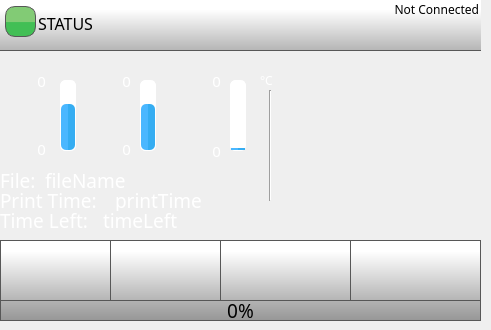
    <widget class="QWidget" name="homePage">
     <widget class="QPushButton" name="playPauseButton">
      <property name="geometry">
       <rect>
        <x>220</x>
        <y>240</y>
        <width>131</width>
        <height>61</height>
       </rect>
      </property>
      <property name="minimumSize">
       <size>
        <width>0</width>
        <height>0</height>
       </size>
      </property>
      <property name="font">
       <font>
        <family>Roboto</family>
       </font>
      </property>
      <property name="styleSheet">
       <string notr="true">QPushButton {
    border: 1px solid rgb(87, 87, 87);
	background-color: qlineargradient(spread:pad, x1:0, y1:1, x2:0, y2:0.188, stop:0 rgba(180, 180, 180, 255), stop:1 rgba(255, 255, 255, 255));
    
}

QPushButton:pressed {

    background-color: qlineargradient(x1: 0, y1: 0, x2: 0, y2: 1,
                                      stop: 0 #dadbde, stop: 1 #f6f7fa);
}

QPushButton:flat {
    border: none; /* no border for a flat push button */
}

QPushButton:default {
    border-color: navy; /* make the default button prominent */
}

QPushButton:focus {
	outline: none;
}</string>
      </property>
      <property name="text">
       <string/>
      </property>
      <property name="icon">
       <iconset>
        <normaloff>templates/img/play-button.png</normaloff>
        <normalon>templates/img/pause-button.png</normalon>templates/img/play-button.png</iconset>
      </property>
      <property name="iconSize">
       <size>
        <width>30</width>
        <height>30</height>
       </size>
      </property>
      <property name="checkable">
       <bool>true</bool>
      </property>
      <property name="checked">
       <bool>false</bool>
      </property>
      <property name="autoDefault">
       <bool>false</bool>
      </property>
      <property name="default">
       <bool>false</bool>
      </property>
      <property name="flat">
       <bool>false</bool>
      </property>
     </widget>
     <widget class="QPushButton" name="stopButton">
      <property name="geometry">
       <rect>
        <x>350</x>
        <y>240</y>
        <width>131</width>
        <height>61</height>
       </rect>
      </property>
      <property name="minimumSize">
       <size>
        <width>0</width>
        <height>0</height>
       </size>
      </property>
      <property name="font">
       <font>
        <family>Roboto</family>
       </font>
      </property>
      <property name="styleSheet">
       <string notr="true">QPushButton {
    border: 1px solid rgb(87, 87, 87);

	background-color: qlineargradient(spread:pad, x1:0, y1:1, x2:0, y2:0.188, stop:0 rgba(180, 180, 180, 255), stop:1 rgba(255, 255, 255, 255));
}

QPushButton:pressed {
    background-color: qlineargradient(x1: 0, y1: 0, x2: 0, y2: 1,
                                      stop: 0 #dadbde, stop: 1 #f6f7fa);
}

QPushButton:flat {
    border: none; /* no border for a flat push button */
}

QPushButton:default {
    border-color: navy; /* make the default button prominent */
}

QPushButton:focus {
	outline: none;
}</string>
      </property>
      <property name="text">
       <string/>
      </property>
      <property name="icon">
       <iconset>
        <normaloff>templates/img/video-player-stop-button.png</normaloff>templates/img/video-player-stop-button.png</iconset>
      </property>
      <property name="iconSize">
       <size>
        <width>25</width>
        <height>25</height>
       </size>
      </property>
     </widget>
     <widget class="Line" name="line">
      <property name="geometry">
       <rect>
        <x>260</x>
        <y>90</y>
        <width>20</width>
        <height>111</height>
       </rect>
      </property>
      <property name="orientation">
       <enum>Qt::Vertical</enum>
      </property>
     </widget>
     <widget class="QLabel" name="tool0Label">
      <property name="geometry">
       <rect>
        <x>10</x>
        <y>98</y>
        <width>31</width>
        <height>31</height>
       </rect>
      </property>
      <property name="font">
       <font>
        <family>Gotham Medium</family>
        <pointsize>14</pointsize>
        <weight>50</weight>
        <bold>false</bold>
        <underline>false</underline>
        <strikeout>false</strikeout>
       </font>
      </property>
      <property name="styleSheet">
       <string notr="true">
   color:  white;</string>
      </property>
      <property name="text">
       <string/>
      </property>
      <property name="pixmap">
       <pixmap>templates/img/Nozzle.png</pixmap>
      </property>
      <property name="scaledContents">
       <bool>true</bool>
      </property>
     </widget>
     <widget class="QLabel" name="FileNameLabel">
      <property name="geometry">
       <rect>
        <x>0</x>
        <y>170</y>
        <width>61</width>
        <height>21</height>
       </rect>
      </property>
      <property name="font">
       <font>
        <family>Gotham</family>
        <pointsize>14</pointsize>
        <weight>50</weight>
        <bold>false</bold>
       </font>
      </property>
      <property name="styleSheet">
       <string notr="true">color: rgb(255, 255, 255);</string>
      </property>
      <property name="text">
       <string>File:</string>
      </property>
     </widget>
     <widget class="QLabel" name="printTimeLabel">
      <property name="geometry">
       <rect>
        <x>0</x>
        <y>190</y>
        <width>121</width>
        <height>21</height>
       </rect>
      </property>
      <property name="font">
       <font>
        <family>Gotham</family>
        <pointsize>14</pointsize>
        <weight>50</weight>
        <bold>false</bold>
       </font>
      </property>
      <property name="styleSheet">
       <string notr="true">color: rgb(255, 255, 255);</string>
      </property>
      <property name="text">
       <string>Print Time:</string>
      </property>
     </widget>
     <widget class="QLabel" name="fileName">
      <property name="geometry">
       <rect>
        <x>45</x>
        <y>170</y>
        <width>201</width>
        <height>21</height>
       </rect>
      </property>
      <property name="font">
       <font>
        <family>Gotham</family>
        <pointsize>14</pointsize>
       </font>
      </property>
      <property name="styleSheet">
       <string notr="true">color: rgb(255, 255, 255);
background-color: rgba(255, 255, 255, 0);</string>
      </property>
      <property name="text">
       <string>fileName</string>
      </property>
      <property name="scaledContents">
       <bool>true</bool>
      </property>
      <property name="wordWrap">
       <bool>false</bool>
      </property>
     </widget>
     <widget class="QLabel" name="printTime">
      <property name="geometry">
       <rect>
        <x>115</x>
        <y>190</y>
        <width>171</width>
        <height>21</height>
       </rect>
      </property>
      <property name="font">
       <font>
        <family>Gotham</family>
        <pointsize>14</pointsize>
       </font>
      </property>
      <property name="styleSheet">
       <string notr="true">color: rgb(255, 255, 255);
background-color: rgba(255, 255, 255, 0);</string>
      </property>
      <property name="text">
       <string>printTime</string>
      </property>
     </widget>
     <widget class="QLabel" name="timeLeftLabel">
      <property name="geometry">
       <rect>
        <x>0</x>
        <y>210</y>
        <width>111</width>
        <height>21</height>
       </rect>
      </property>
      <property name="font">
       <font>
        <family>Gotham</family>
        <pointsize>14</pointsize>
        <weight>50</weight>
        <bold>false</bold>
       </font>
      </property>
      <property name="styleSheet">
       <string notr="true">color: rgb(255, 255, 255);</string>
      </property>
      <property name="text">
       <string>Time Left:</string>
      </property>
     </widget>
     <widget class="QProgressBar" name="bedTempBar">
      <property name="geometry">
       <rect>
        <x>230</x>
        <y>80</y>
        <width>16</width>
        <height>71</height>
       </rect>
      </property>
      <property name="styleSheet">
       <string notr="true">QProgressBar::chunk {
    border-radius: 5px;
	background-color: qlineargradient(spread:pad, x1:0.517, y1:0, x2:0.522, y2:0, stop:0.0336134 rgba(74, 183, 255, 255), stop:1 rgba(53, 173, 242, 255));
}

QProgressBar {
    border: 1px solid white;
    border-radius: 5px;
}
</string>
      </property>
      <property name="maximum">
       <number>300</number>
      </property>
      <property name="value">
       <number>10</number>
      </property>
      <property name="alignment">
       <set>Qt::AlignCenter</set>
      </property>
      <property name="textVisible">
       <bool>false</bool>
      </property>
      <property name="orientation">
       <enum>Qt::Vertical</enum>
      </property>
      <property name="format">
       <string>%v</string>
      </property>
     </widget>
     <widget class="QLabel" name="bedLabel">
      <property name="geometry">
       <rect>
        <x>175</x>
        <y>95</y>
        <width>41</width>
        <height>41</height>
       </rect>
      </property>
      <property name="font">
       <font>
        <family>Gotham Medium</family>
        <pointsize>14</pointsize>
        <weight>50</weight>
        <bold>false</bold>
        <underline>false</underline>
        <strikeout>false</strikeout>
       </font>
      </property>
      <property name="styleSheet">
       <string notr="true">
   color:  white;
background-color: rgba(255, 255, 255, 0);</string>
      </property>
      <property name="text">
       <string/>
      </property>
      <property name="pixmap">
       <pixmap>templates/img/bed.png</pixmap>
      </property>
      <property name="scaledContents">
       <bool>true</bool>
      </property>
     </widget>
     <widget class="QLabel" name="tool0TargetTemperature">
      <property name="geometry">
       <rect>
        <x>5</x>
        <y>70</y>
        <width>41</width>
        <height>21</height>
       </rect>
      </property>
      <property name="font">
       <font>
        <family>Gotham</family>
        <pointsize>11</pointsize>
        <weight>50</weight>
        <bold>false</bold>
        <underline>false</underline>
        <strikeout>false</strikeout>
       </font>
      </property>
      <property name="styleSheet">
       <string notr="true">
   color:  white;
background-color: rgba(255, 255, 255, 0);</string>
      </property>
      <property name="text">
       <string>0</string>
      </property>
      <property name="alignment">
       <set>Qt::AlignRight|Qt::AlignTrailing|Qt::AlignVCenter</set>
      </property>
     </widget>
     <widget class="QProgressBar" name="tool0TempBar">
      <property name="geometry">
       <rect>
        <x>60</x>
        <y>80</y>
        <width>16</width>
        <height>71</height>
       </rect>
      </property>
      <property name="styleSheet">
       <string notr="true">QProgressBar::chunk {
    border-radius: 5px;
	background-color: qlineargradient(spread:pad, x1:0.517, y1:0, x2:0.522, y2:0, stop:0.0336134 rgba(74, 183, 255, 255), stop:1 rgba(53, 173, 242, 255));
}

QProgressBar {
    border: 1px solid white;
    border-radius: 5px;
}
</string>
      </property>
      <property name="maximum">
       <number>300</number>
      </property>
      <property name="value">
       <number>200</number>
      </property>
      <property name="alignment">
       <set>Qt::AlignCenter</set>
      </property>
      <property name="textVisible">
       <bool>false</bool>
      </property>
      <property name="orientation">
       <enum>Qt::Vertical</enum>
      </property>
      <property name="format">
       <string>%v</string>
      </property>
     </widget>
     <widget class="QLabel" name="tool0ActualTemperature">
      <property name="geometry">
       <rect>
        <x>5</x>
        <y>140</y>
        <width>41</width>
        <height>18</height>
       </rect>
      </property>
      <property name="font">
       <font>
        <family>Gotham</family>
        <pointsize>11</pointsize>
        <weight>50</weight>
        <bold>false</bold>
        <underline>false</underline>
        <strikeout>false</strikeout>
       </font>
      </property>
      <property name="styleSheet">
       <string notr="true">
   color:  white;
background-color: rgba(0, 0, 0, 0);</string>
      </property>
      <property name="text">
       <string>0</string>
      </property>
      <property name="alignment">
       <set>Qt::AlignRight|Qt::AlignTrailing|Qt::AlignVCenter</set>
      </property>
     </widget>
     <widget class="QLabel" name="bedActualTemperatute">
      <property name="geometry">
       <rect>
        <x>180</x>
        <y>140</y>
        <width>41</width>
        <height>21</height>
       </rect>
      </property>
      <property name="font">
       <font>
        <family>Gotham</family>
        <pointsize>11</pointsize>
        <weight>50</weight>
        <bold>false</bold>
        <underline>false</underline>
        <strikeout>false</strikeout>
       </font>
      </property>
      <property name="styleSheet">
       <string notr="true">
   color:  white;
background-color: rgba(0, 0, 0, 0);</string>
      </property>
      <property name="text">
       <string>0</string>
      </property>
      <property name="alignment">
       <set>Qt::AlignRight|Qt::AlignTrailing|Qt::AlignVCenter</set>
      </property>
     </widget>
     <widget class="QLabel" name="bedTargetTemperature">
      <property name="geometry">
       <rect>
        <x>180</x>
        <y>70</y>
        <width>41</width>
        <height>21</height>
       </rect>
      </property>
      <property name="font">
       <font>
        <family>Gotham</family>
        <pointsize>11</pointsize>
        <weight>50</weight>
        <bold>false</bold>
        <underline>false</underline>
        <strikeout>false</strikeout>
       </font>
      </property>
      <property name="styleSheet">
       <string notr="true">
   color:  white;
background-color: rgba(255, 255, 255, 0);</string>
      </property>
      <property name="text">
       <string>0</string>
      </property>
      <property name="alignment">
       <set>Qt::AlignRight|Qt::AlignTrailing|Qt::AlignVCenter</set>
      </property>
     </widget>
     <widget class="QPushButton" name="menuButton">
      <property name="geometry">
       <rect>
        <x>0</x>
        <y>240</y>
        <width>111</width>
        <height>61</height>
       </rect>
      </property>
      <property name="minimumSize">
       <size>
        <width>0</width>
        <height>0</height>
       </size>
      </property>
      <property name="font">
       <font>
        <family>Gotham Light</family>
        <pointsize>13</pointsize>
       </font>
      </property>
      <property name="styleSheet">
       <string notr="true">QPushButton {
     border: 1px solid rgb(87, 87, 87);
	background-color: qlineargradient(spread:pad, x1:0, y1:1, x2:0, y2:0.188, stop:0 rgba(180, 180, 180, 255), stop:1 rgba(255, 255, 255, 255));
    

}

QPushButton:pressed {

    background-color: qlineargradient(x1: 0, y1: 0, x2: 0, y2: 1,
                                      stop: 0 #dadbde, stop: 1 #f6f7fa);
}

QPushButton:flat {
    border: none; /* no border for a flat push button */
}

QPushButton:default {
    border-color: navy; /* make the default button prominent */
}

QPushButton:focus {
	outline: none;
}</string>
      </property>
      <property name="text">
       <string/>
      </property>
      <property name="icon">
       <iconset>
        <normaloff>templates/img/menu.png</normaloff>templates/img/menu.png</iconset>
      </property>
      <property name="iconSize">
       <size>
        <width>40</width>
        <height>40</height>
       </size>
      </property>
      <property name="checkable">
       <bool>false</bool>
      </property>
      <property name="autoDefault">
       <bool>false</bool>
      </property>
      <property name="default">
       <bool>false</bool>
      </property>
      <property name="flat">
       <bool>false</bool>
      </property>
     </widget>
     <widget class="QProgressBar" name="printProgressBar">
      <property name="geometry">
       <rect>
        <x>0</x>
        <y>300</y>
        <width>481</width>
        <height>21</height>
       </rect>
      </property>
      <property name="font">
       <font>
        <family>Gotham</family>
        <pointsize>14</pointsize>
        <weight>50</weight>
        <italic>false</italic>
        <bold>false</bold>
        <stylestrategy>PreferAntialias</stylestrategy>
       </font>
      </property>
      <property name="styleSheet">
       <string notr="true">QProgressBar::chunk {

	background-color: qlineargradient(spread:pad, x1:0, y1:0.523, x2:0, y2:0.534, stop:0 rgba(130, 203, 117, 255), stop:1 rgba(66, 191, 85, 255));
border: 1px solid green;
}

QProgressBar {
    border: 1px solid rgb(87, 87, 87);
 /*  border-bottom-left-radius: 10px;
 border-bottom-right-radius: 10px;*/
	background-color: qlineargradient(spread:pad, x1:0, y1:1, x2:0, y2:0, stop:0 rgba(150, 150, 150, 255), stop:1 rgba(180, 180, 180, 255));
}
</string>
      </property>
      <property name="maximum">
       <number>100</number>
      </property>
      <property name="value">
       <number>0</number>
      </property>
      <property name="alignment">
       <set>Qt::AlignCenter</set>
      </property>
      <property name="textVisible">
       <bool>true</bool>
      </property>
      <property name="orientation">
       <enum>Qt::Horizontal</enum>
      </property>
      <property name="format">
       <string>%p%</string>
      </property>
     </widget>
     <widget class="QLabel" name="timeLeft">
      <property name="geometry">
       <rect>
        <x>103</x>
        <y>210</y>
        <width>181</width>
        <height>21</height>
       </rect>
      </property>
      <property name="font">
       <font>
        <family>Gotham</family>
        <pointsize>14</pointsize>
       </font>
      </property>
      <property name="styleSheet">
       <string notr="true">color: rgb(255, 255, 255);
background-color: rgba(255, 255, 255, 0);</string>
      </property>
      <property name="text">
       <string>timeLeft</string>
      </property>
      <property name="wordWrap">
       <bool>false</bool>
      </property>
     </widget>
     <widget class="QLabel" name="printerStatus">
      <property name="geometry">
       <rect>
        <x>38</x>
        <y>-2</y>
        <width>322</width>
        <height>51</height>
       </rect>
      </property>
      <property name="font">
       <font>
        <family>Gotham</family>
        <pointsize>12</pointsize>
        <weight>50</weight>
        <bold>false</bold>
        <underline>false</underline>
        <strikeout>false</strikeout>
       </font>
      </property>
      <property name="styleSheet">
       <string notr="true">
background-color: rgba(255, 255, 255, 0);</string>
      </property>
      <property name="text">
       <string>STATUS</string>
      </property>
      <property name="scaledContents">
       <bool>true</bool>
      </property>
      <property name="alignment">
       <set>Qt::AlignLeading|Qt::AlignLeft|Qt::AlignVCenter</set>
      </property>
      <property name="wordWrap">
       <bool>true</bool>
      </property>
     </widget>
     <widget class="QPushButton" name="controlButton">
      <property name="geometry">
       <rect>
        <x>110</x>
        <y>240</y>
        <width>111</width>
        <height>61</height>
       </rect>
      </property>
      <property name="minimumSize">
       <size>
        <width>0</width>
        <height>0</height>
       </size>
      </property>
      <property name="font">
       <font>
        <family>Gotham Light</family>
        <pointsize>13</pointsize>
       </font>
      </property>
      <property name="styleSheet">
       <string notr="true">QPushButton {
     border: 1px solid rgb(87, 87, 87);

	background-color: qlineargradient(spread:pad, x1:0, y1:1, x2:0, y2:0.188, stop:0 rgba(180, 180, 180, 255), stop:1 rgba(255, 255, 255, 255));
}

QPushButton:pressed {
    background-color: qlineargradient(x1: 0, y1: 0, x2: 0, y2: 1,
                                      stop: 0 #dadbde, stop: 1 #f6f7fa);
}

QPushButton:flat {
    border: none; /* no border for a flat push button */
}

QPushButton:default {
    border-color: navy; /* make the default button prominent */
}

QPushButton:focus {
	outline: none;
}</string>
      </property>
      <property name="text">
       <string/>
      </property>
      <property name="icon">
       <iconset>
        <normaloff>templates/img/settings-1.png</normaloff>templates/img/settings-1.png</iconset>
      </property>
      <property name="iconSize">
       <size>
        <width>40</width>
        <height>40</height>
       </size>
      </property>
      <property name="checkable">
       <bool>false</bool>
      </property>
      <property name="autoDefault">
       <bool>false</bool>
      </property>
      <property name="default">
       <bool>false</bool>
      </property>
      <property name="flat">
       <bool>false</bool>
      </property>
     </widget>
     <widget class="QLabel" name="printerStatusColour">
      <property name="geometry">
       <rect>
        <x>5</x>
        <y>6</y>
        <width>31</width>
        <height>31</height>
       </rect>
      </property>
      <property name="font">
       <font>
        <family>Gotham</family>
        <pointsize>10</pointsize>
        <weight>50</weight>
        <bold>false</bold>
        <underline>false</underline>
        <strikeout>false</strikeout>
       </font>
      </property>
      <property name="styleSheet">
       <string notr="true">     border: 1px solid rgb(87, 87, 87);
	border-radius: 10px;
	background-color: qlineargradient(spread:pad, x1:0, y1:0.523, x2:0, y2:0.534, stop:0 rgba(130, 203, 117, 255), stop:1 rgba(66, 191, 85, 255));</string>
      </property>
      <property name="text">
       <string/>
      </property>
      <property name="alignment">
       <set>Qt::AlignCenter</set>
      </property>
     </widget>
     <widget class="QLabel" name="celciusLabel">
      <property name="geometry">
       <rect>
        <x>260</x>
        <y>70</y>
        <width>70</width>
        <height>21</height>
       </rect>
      </property>
      <property name="font">
       <font>
        <family>Gotham Medium</family>
        <pointsize>9</pointsize>
        <weight>50</weight>
        <bold>false</bold>
        <underline>false</underline>
        <strikeout>false</strikeout>
       </font>
      </property>
      <property name="styleSheet">
       <string notr="true">
   color:  white;
background-color: rgba(255, 255, 255, 0);</string>
      </property>
      <property name="text">
       <string>°C</string>
      </property>
     </widget>
     <widget class="QLabel" name="tool1TargetTemperature">
      <property name="geometry">
       <rect>
        <x>90</x>
        <y>70</y>
        <width>41</width>
        <height>21</height>
       </rect>
      </property>
      <property name="font">
       <font>
        <family>Gotham</family>
        <pointsize>11</pointsize>
        <weight>50</weight>
        <bold>false</bold>
        <underline>false</underline>
        <strikeout>false</strikeout>
       </font>
      </property>
      <property name="styleSheet">
       <string notr="true">
   color:  white;
background-color: rgba(255, 255, 255, 0);</string>
      </property>
      <property name="text">
       <string>0</string>
      </property>
      <property name="alignment">
       <set>Qt::AlignRight|Qt::AlignTrailing|Qt::AlignVCenter</set>
      </property>
     </widget>
     <widget class="QLabel" name="tool1Label">
      <property name="geometry">
       <rect>
        <x>95</x>
        <y>98</y>
        <width>31</width>
        <height>31</height>
       </rect>
      </property>
      <property name="font">
       <font>
        <family>Gotham Medium</family>
        <pointsize>14</pointsize>
        <weight>50</weight>
        <bold>false</bold>
        <underline>false</underline>
        <strikeout>false</strikeout>
       </font>
      </property>
      <property name="styleSheet">
       <string notr="true">
   color:  white;</string>
      </property>
      <property name="text">
       <string/>
      </property>
      <property name="pixmap">
       <pixmap>templates/img/Nozzle.png</pixmap>
      </property>
      <property name="scaledContents">
       <bool>true</bool>
      </property>
     </widget>
     <widget class="QProgressBar" name="tool1TempBar">
      <property name="geometry">
       <rect>
        <x>140</x>
        <y>80</y>
        <width>16</width>
        <height>71</height>
       </rect>
      </property>
      <property name="styleSheet">
       <string notr="true">QProgressBar::chunk {
    border-radius: 5px;
	background-color: qlineargradient(spread:pad, x1:0.517, y1:0, x2:0.522, y2:0, stop:0.0336134 rgba(74, 183, 255, 255), stop:1 rgba(53, 173, 242, 255));
}

QProgressBar {
    border: 1px solid white;
    border-radius: 5px;
}
</string>
      </property>
      <property name="maximum">
       <number>300</number>
      </property>
      <property name="value">
       <number>200</number>
      </property>
      <property name="alignment">
       <set>Qt::AlignCenter</set>
      </property>
      <property name="textVisible">
       <bool>false</bool>
      </property>
      <property name="orientation">
       <enum>Qt::Vertical</enum>
      </property>
      <property name="format">
       <string>%v</string>
      </property>
     </widget>
     <widget class="QLabel" name="tool1ActualTemperature">
      <property name="geometry">
       <rect>
        <x>90</x>
        <y>140</y>
        <width>41</width>
        <height>18</height>
       </rect>
      </property>
      <property name="font">
       <font>
        <family>Gotham</family>
        <pointsize>11</pointsize>
        <weight>50</weight>
        <bold>false</bold>
        <underline>false</underline>
        <strikeout>false</strikeout>
       </font>
      </property>
      <property name="styleSheet">
       <string notr="true">
   color:  white;
background-color: rgba(0, 0, 0, 0);</string>
      </property>
      <property name="text">
       <string>0</string>
      </property>
      <property name="alignment">
       <set>Qt::AlignRight|Qt::AlignTrailing|Qt::AlignVCenter</set>
      </property>
     </widget>
     <widget class="QLabel" name="statusBar">
      <property name="geometry">
       <rect>
        <x>0</x>
        <y>0</y>
        <width>481</width>
        <height>51</height>
       </rect>
      </property>
      <property name="font">
       <font>
        <family>Gotham Medium</family>
        <pointsize>14</pointsize>
       </font>
      </property>
      <property name="styleSheet">
       <string notr="true">     border-bottom: 1px solid rgb(87, 87, 87);
	background-color: qlineargradient(spread:pad, x1:0, y1:1, x2:0, y2:0.188, stop:0 rgba(180, 180, 180, 255), stop:1 rgba(255, 255, 255, 255));</string>
      </property>
      <property name="frameShape">
       <enum>QFrame::NoFrame</enum>
      </property>
      <property name="frameShadow">
       <enum>QFrame::Raised</enum>
      </property>
      <property name="text">
       <string/>
      </property>
     </widget>
     <widget class="QLabel" name="printPreviewMain">
      <property name="geometry">
       <rect>
        <x>272</x>
        <y>35</y>
        <width>210</width>
        <height>210</height>
       </rect>
      </property>
      <property name="styleSheet">
       <string notr="true">background-color: rgba(255, 255, 255, 0);</string>
      </property>
      <property name="text">
       <string/>
      </property>
      <property name="pixmap">
       <pixmap>templates/img/thumbnail.png</pixmap>
      </property>
      <property name="scaledContents">
       <bool>true</bool>
      </property>
     </widget>
     <widget class="QLabel" name="ipStatus">
      <property name="geometry">
       <rect>
        <x>357</x>
        <y>1</y>
        <width>122</width>
        <height>20</height>
       </rect>
      </property>
      <property name="font">
       <font>
        <family>Gotham</family>
        <pointsize>9</pointsize>
        <weight>50</weight>
        <bold>false</bold>
        <underline>false</underline>
        <strikeout>false</strikeout>
       </font>
      </property>
      <property name="styleSheet">
       <string notr="true">
background-color: rgba(255, 255, 255, 0);</string>
      </property>
      <property name="text">
       <string>Not Connected</string>
      </property>
      <property name="scaledContents">
       <bool>true</bool>
      </property>
      <property name="alignment">
       <set>Qt::AlignRight|Qt::AlignTop|Qt::AlignTrailing</set>
      </property>
      <property name="wordWrap">
       <bool>true</bool>
      </property>
     </widget>
     <zorder>timeLeftLabel</zorder>
     <zorder>printPreviewMain</zorder>
     <zorder>line</zorder>
     <zorder>statusBar</zorder>
     <zorder>playPauseButton</zorder>
     <zorder>stopButton</zorder>
     <zorder>tool0Label</zorder>
     <zorder>FileNameLabel</zorder>
     <zorder>printTimeLabel</zorder>
     <zorder>printTime</zorder>
     <zorder>bedTempBar</zorder>
     <zorder>bedLabel</zorder>
     <zorder>tool0TempBar</zorder>
     <zorder>tool0ActualTemperature</zorder>
     <zorder>tool0TargetTemperature</zorder>
     <zorder>bedActualTemperatute</zorder>
     <zorder>bedTargetTemperature</zorder>
     <zorder>menuButton</zorder>
     <zorder>timeLeft</zorder>
     <zorder>controlButton</zorder>
     <zorder>printProgressBar</zorder>
     <zorder>printerStatusColour</zorder>
     <zorder>celciusLabel</zorder>
     <zorder>tool1TargetTemperature</zorder>
     <zorder>tool1Label</zorder>
     <zorder>tool1TempBar</zorder>
     <zorder>tool1ActualTemperature</zorder>
     <zorder>fileName</zorder>
     <zorder>ipStatus</zorder>
     <zorder>printerStatus</zorder>
    </widget>
